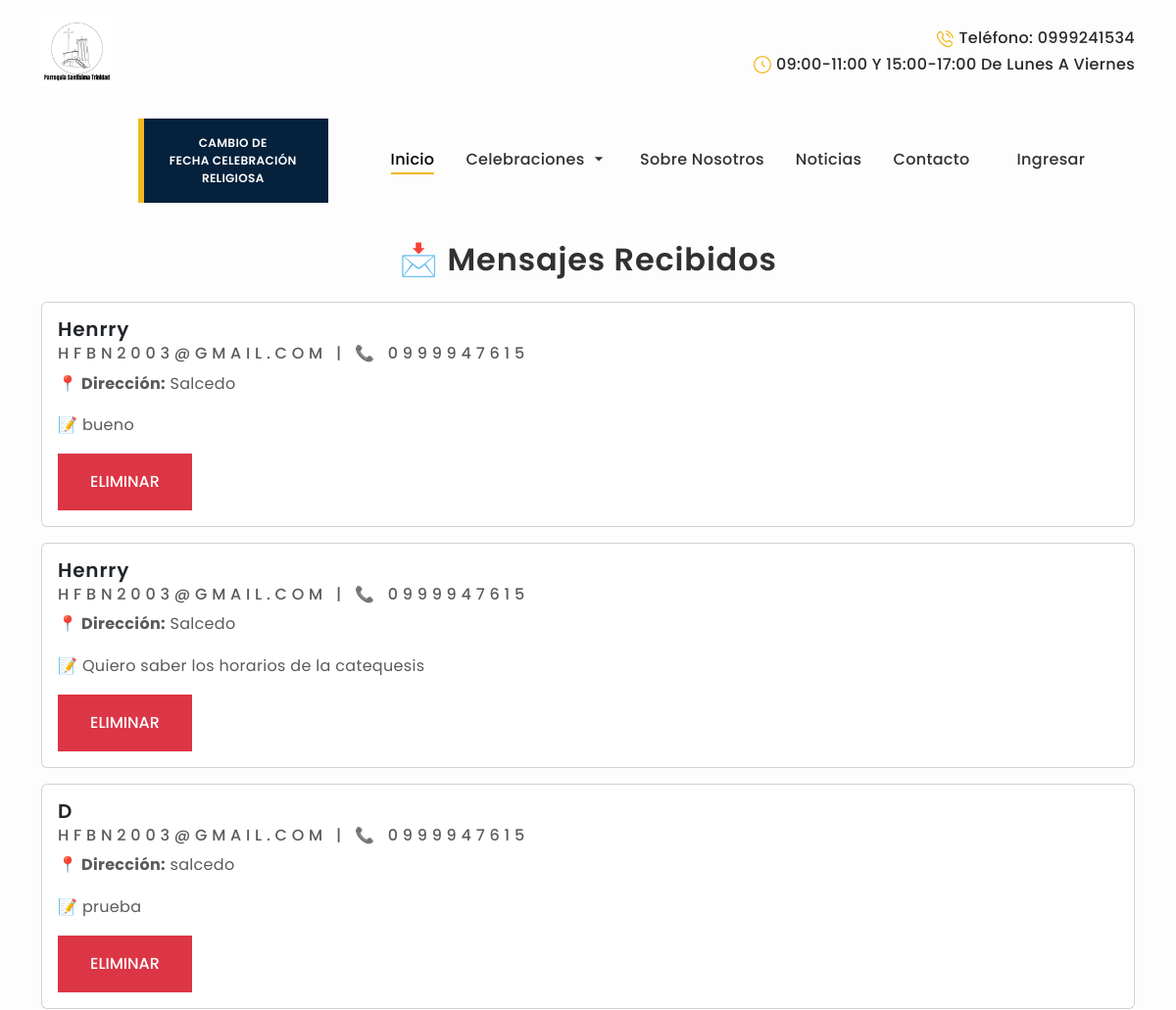
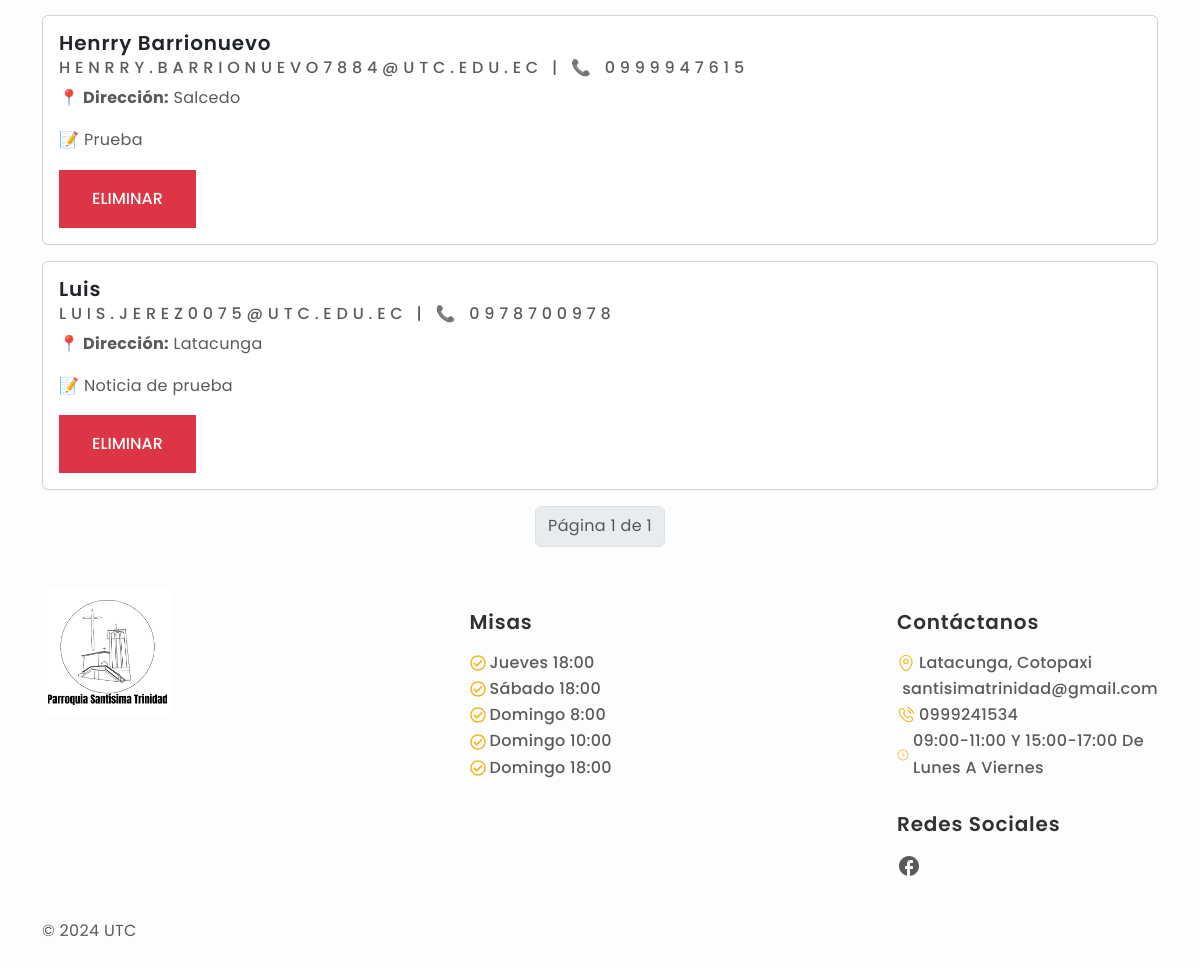
/mensajes/, run on the app's committed database (2 pictures, top to bottom).
### Apps/web/models.py (models this page shows, shortened)
class Mensaje(models.Model):
    id = models.AutoField(primary_key=True)
    name = models.CharField(max_length=200)
    email = models.EmailField()
    phone = models.CharField(max_length=10)
    address = models.TextField()
    message = models.TextField()

### Apps/web/views.py (the view)
# urls.py: path('mensajes/', views.mensajes),
def mensajes(request):
    mensajes = Mensaje.objects.all().order_by('-id')
    paginator = Paginator(mensajes, 5)
    page_number = request.GET.get('page')
    page_obj = paginator.get_page(page_number)
    return render(request, 'mensajes.html', {'page_obj': page_obj})

### Apps/web/templates/mensajes.html (shortened to what this page needs)
{% extends 'base.html' %}
{% block body %}
<div class="container mt-4">
    <h2 class="text-center mb-4">📩 Mensajes Recibidos</h2>
    {% for mensaje in page_obj %}
        <div class="card mb-3">
            <div class="card-body">
                <h5 class="card-title">{{ mensaje.name }}</h5>
                <h6 class="card-subtitle mb-2 text-muted">{{ mensaje.email }} | 📞 {{ mensaje.phone }}</h6>
                <p class="card-text"><strong>📍 Dirección:</strong> {{ mensaje.address }}</p>
                <p class="card-text">📝 {{ mensaje.message }}</p>
                <form action="/mensajes/eliminar/{{mensaje.id}}" method="post">
                    <button type="submit" class="btn btn-danger" onclick="return confirm('Seguro deseas eliminar el mensaje?')">Eliminar</button>
                </form>
            </div>
        </div>
    {% empty %}
        <p class="text-center">No hay mensajes disponibles.</p>
    {% endfor %}
    <nav>
        <ul class="pagination justify-content-center">
            <li class="page-item disabled">
                <span class="page-link">Página {{ page_obj.number }} de {{ page_obj.paginator.num_pages }}</span>
            </li>
        </ul>
    </nav>
</div>
{% endblock  %}

### static/style.css (style rules this page uses)
:root { --primary-color: #F2B821; --secondary-color: #05213C; --black-color: #292929; --light-black-color: #343536; --dark-color: #313131; --body-color: #5A5A5A; --gray-color: #777F81; --light-color: #fdfdfd; --bs-gray-100: #F6F6F6; --bs-gray-300: #DCDCDC; --bs-primary-text-emphasis: var(--primary-color); --bs-body-color-rgb: 90, 90, 90; --bs-light-rgb: rgba(255, 255, 255, 1); --bs-dark-rgb: 41, 41, 41; --bs-primary-rgb: 178, 142, 113; }
:root { --heading-font: "Poppins", sans-serif; --body-font: "Poppins", sans-serif; }
*, *::before, *::after { -webkit-box-sizing: border-box; -moz-box-sizing: border-box; box-sizing: border-box; }
html { box-sizing: border-box; }
body { background-color: var(--light-color); font-family: var(--body-font); font-size: 16px; font-weight: 400; line-height: 164%; letter-spacing: 0.32px; color: var(--body-color); margin: 0; }
p { color: var(--body-color); }
h1, h2, h3, h4, h5, h6 { color: var(--dark-color); font-family: var(--heading-font); text-transform: capitalize; font-weight: 600; letter-spacing: 0.84px; line-height: 115%; }
h6 { font-weight: 500; text-transform: uppercase; letter-spacing: 0.3rem; }
.btn { --bs-btn-padding-x: 2rem; --bs-btn-padding-y: 1rem; --bs-btn-font-size: 1rem; --bs-btn-font-weight: 500; text-transform: uppercase; border-radius: 0px; transition: all 0.5s ease-in-out; }
.pagination { --bs-pagination-color: var(--black-color); --bs-pagination-hover-color: #fff; --bs-pagination-hover-bg: var(--primary-color); --bs-pagination-hover-border-color: var(--primary-color); --bs-pagination-focus-color: #fff; --bs-pagination-focus-bg: var(--primary-color); --bs-pagination-focus-box-shadow: none; --bs-pagination-active-bg: var(--primary-color); --bs-pagination-active-border-color: var(--primary-color); }

### data on the page
Mensaje: name "Henrry", email "HFBN2003@GMAIL.COM", phone "0999947615", address "Salcedo", message "bueno"
Mensaje: name "Henrry", email "HFBN2003@GMAIL.COM", phone "0999947615", address "Salcedo", message "Quiero saber los horarios de la catequesis"
Mensaje: name "D", email "HFBN2003@GMAIL.COM", phone "0999947615", address "salcedo", message "prueba"
Mensaje: name "Henrry Barrionuevo", email "HENRRY.BARRIONUEVO7884@UTC.EDU.EC", phone "0999947615", address "Salcedo", message "Prueba"
Mensaje: name "Luis", email "LUIS.JEREZ0075@UTC.EDU.EC", phone "0978700978", address "Latacunga", message "Noticia de prueba"

### other printed values
{{ page_obj.number }} "1"
{{ page_obj.paginator.num_pages }} "1"
